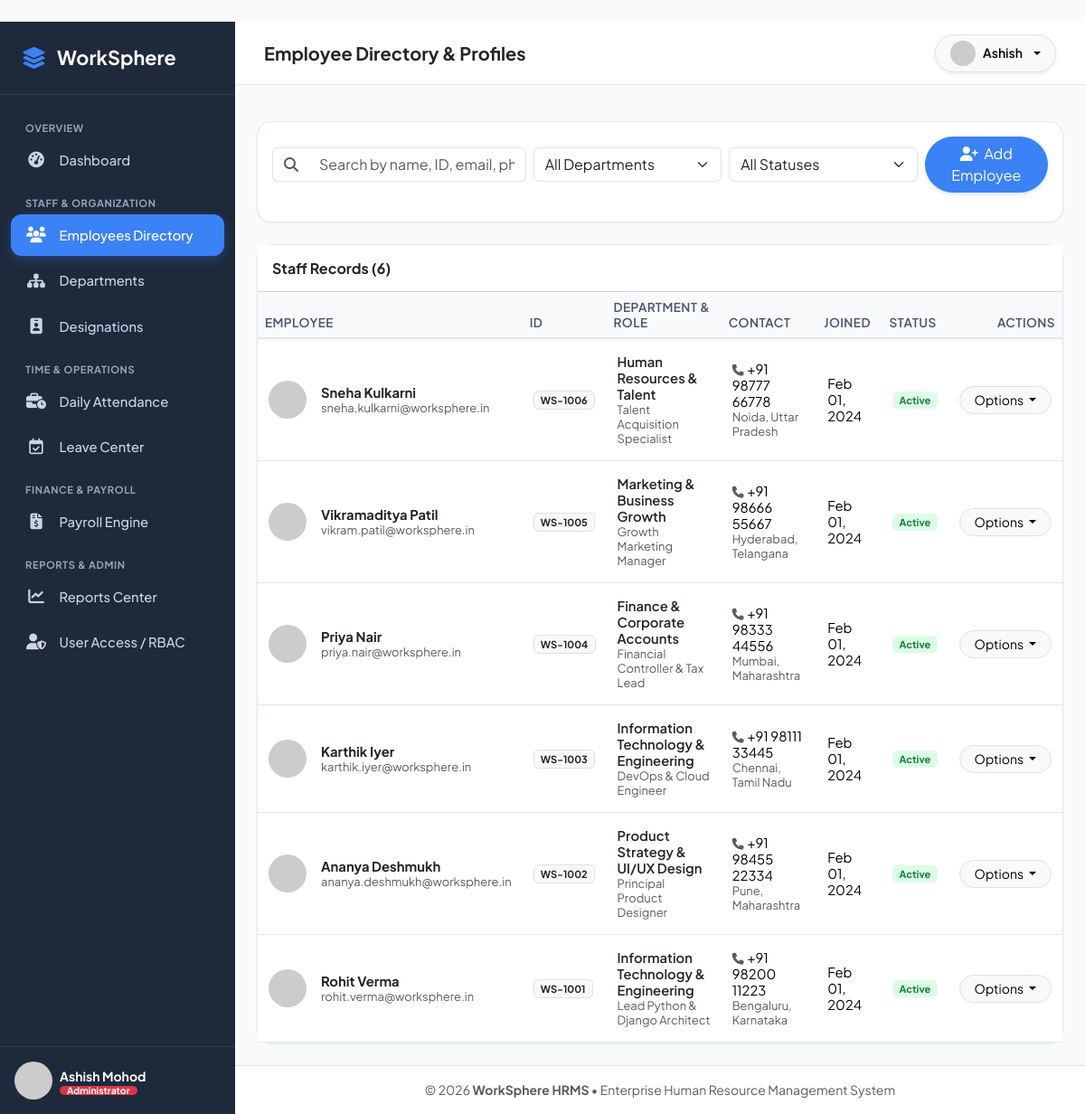
Screenshot of /employees/ (signed in) with the database file from the repository.
### accounts/models.py (models this page shows, shortened)
class User(AbstractUser):
    role = models.CharField(
        max_length=20,
        choices=UserRole.choices,
        default=UserRole.EMPLOYEE,
        help_text="Role determining access permissions within WorkSphere."
    )
    phone = models.CharField(max_length=20, blank=True, null=True)
    profile_picture = models.ImageField(upload_to='avatars/', blank=True, null=True)
    is_verified = models.BooleanField(default=True)
    created_at = models.DateTimeField(auto_now_add=True)
    updated_at = models.DateTimeField(auto_now=True)
    @property
    def get_role_badge(self):
        badges = {
            UserRole.ADMIN: 'bg-danger',
            UserRole.HR: 'bg-primary',
            UserRole.EMPLOYEE: 'bg-info text-dark',
        }
        return badges.get(self.role, 'bg-secondary')
    @property
    def get_avatar_url(self):
        if self.profile_picture and hasattr(self.profile_picture, 'url'):
            return self.profile_picture.url
        return f"https://ui-avatars.com/api/?name={self.get_full_name() or self.username}&background=2563eb&color=fff"

### employees/models.py (models this page shows, shortened)
class Employee(models.Model):
    user = models.OneToOneField(
        settings.AUTH_USER_MODEL,
        on_delete=models.CASCADE,
        related_name='employee_profile'
    )
    employee_id = models.CharField(max_length=20, unique=True, blank=True)
    department = models.ForeignKey(
        Department,
        on_delete=models.SET_NULL,
        null=True,
        blank=True,
        related_name='employees'
    )
    designation = models.ForeignKey(
        Designation,
        on_delete=models.SET_NULL,
        null=True,
        blank=True,
        related_name='employees'
    )
    joining_date = models.DateField(default=timezone.now)
    date_of_birth = models.DateField(null=True, blank=True)
    gender = models.CharField(max_length=10, choices=Gender.choices, default=Gender.MALE)
    blood_group = models.CharField(max_length=10, blank=True)
    phone = models.CharField(max_length=20, blank=True)
    emergency_contact = models.CharField(max_length=20, blank=True)
    address = models.TextField(blank=True)
    city = models.CharField(max_length=100, blank=True)
    basic_salary = models.DecimalField(max_digits=12, decimal_places=2, default=0.00)
    status = models.CharField(
        max_length=20,
        choices=EmployeeStatus.choices,
        default=EmployeeStatus.ACTIVE
    )
    avatar = models.ImageField(upload_to='avatars/', blank=True, null=True)
    created_at = models.DateTimeField(auto_now_add=True)
    updated_at = models.DateTimeField(auto_now=True)
    class Meta:
        ordering = ['-created_at']
    @property
    def full_name(self):
        return self.user.get_full_name() or self.user.username
    @property
    def email(self):
        return self.user.email
    @property
    def get_avatar(self):
        if self.avatar and hasattr(self.avatar, 'url'):
            return self.avatar.url
        elif self.user.profile_picture and hasattr(self.user.profile_picture, 'url'):
            return self.user.profile_picture.url
        return f"https://ui-avatars.com/api/?name={self.full_name}&background=3b82f6&color=fff"
    @property
    def get_status_badge(self):
        badges = {
            EmployeeStatus.ACTIVE: 'badge-active',
            EmployeeStatus.INACTIVE: 'badge-inactive',
            EmployeeStatus.ON_LEAVE: 'badge-leave',
            EmployeeStatus.PROBATION: 'badge-probation',
            EmployeeStatus.TERMINATED: 'badge-terminated',
        }
        return badges.get(self.status, 'bg-secondary')

class Department(models.Model):
    name = models.CharField(max_length=100, unique=True)
    code = models.CharField(max_length=20, unique=True)
    description = models.TextField(blank=True)
    head_of_department = models.ForeignKey(
        settings.AUTH_USER_MODEL,
        on_delete=models.SET_NULL,
        null=True,
        blank=True,
        related_name='headed_departments'
    )
    is_active = models.BooleanField(default=True)
    created_at = models.DateTimeField(auto_now_add=True)
    updated_at = models.DateTimeField(auto_now=True)
    class Meta:
        ordering = ['name']

class Designation(models.Model):
    title = models.CharField(max_length=100)
    department = models.ForeignKey(
        Department,
        on_delete=models.CASCADE,
        related_name='designations'
    )
    description = models.TextField(blank=True)
    is_active = models.BooleanField(default=True)
    created_at = models.DateTimeField(auto_now_add=True)
    class Meta:
        unique_together = ['title', 'department']
        ordering = ['title']

### employees/views.py (the view, shortened to what this page needs)
# urls.py: path('', views.employee_list_view, name='list'),
@login_required
def employee_list_view(request):
    employees = Employee.objects.select_related('user', 'department', 'designation').all()
    search_query = request.GET.get('q', '')
    dept_id = request.GET.get('department')
    if dept_id:
        employees = employees.filter(department_id=dept_id)
    status = request.GET.get('status')
    if status:
        employees = employees.filter(status=status)
    departments = Department.objects.filter(is_active=True)
    statuses = EmployeeStatus.choices
    return render(request, 'employees/employee_list.html', {
        'employees': employees,
        'departments': departments,
        'statuses': statuses,
        'search_query': search_query,
        'selected_dept': dept_id,
        'selected_status': status,
        'total_count': employees.count(),
    })

### templates/employees/employee_list.html (shortened to what this page needs)
﻿{% extends 'base.html' %}
{% block page_title %}Employee Directory & Profiles{% endblock %}
{% block content %}
<div class="card card-custom p-3 mb-4">
    <form method="get" class="row g-2 align-items-center">
        <div class="col-md-4">
            <div class="input-group">
                <span class="input-group-text bg-white border-end-0"><i class="fa-solid fa-magnifying-glass text-muted"></i></span>
                <input type="text" name="q" value="{{ search_query }}" class="form-control border-start-0" placeholder="Search by name, ID, email, phone...">
            </div>
        </div>
        <div class="col-md-3">
            <select name="department" class="form-select" onchange="this.form.submit()">
                <option value="">All Departments</option>
            </select>
        </div>
        <div class="col-md-3">
            <select name="status" class="form-select" onchange="this.form.submit()">
                <option value="">All Statuses</option>
            </select>
        </div>
        <div class="col-md-2 text-md-end">
            {% if user.role == 'ADMIN' or user.role == 'HR' or user.is_superuser %}
            <a href="{% url 'employees:create' %}" class="btn btn-primary w-100 rounded-pill">
                <i class="fa-solid fa-user-plus me-1"></i> Add Employee
            </a>
            {% endif %}
        </div>
    </form>
</div>
<div class="card card-custom">
    <div class="card-header bg-white p-3 d-flex justify-content-between align-items-center">
        <h6 class="fw-bold mb-0 text-dark">Staff Records ({{ total_count }})</h6>
    </div>
    <div class="table-responsive">
        <table class="table table-custom table-hover align-middle mb-0">
            <thead>
                <tr>
                    <th>Employee</th>
                    <th>ID</th>
                    <th>Department & Role</th>
                    <th>Contact</th>
                    <th>Joined</th>
                    <th>Status</th>
                    <th class="text-end">Actions</th>
                </tr>
            </thead>
            <tbody>
                {% for emp in employees %}
                <tr>
                    <td>
                        <div class="d-flex align-items-center gap-3">
                            <img src="{{ emp.get_avatar }}" alt="{{ emp.full_name }}" class="avatar-img">
                            <div>
                                <a href="{% url 'employees:detail' pk=emp.pk %}" class="fw-bold text-dark text-decoration-none">
                                    {{ emp.full_name }}
                                </a>
                                <div class="text-muted small">{{ emp.email }}</div>
                            </div>
                        </div>
                    </td>
                    <td><span class="badge bg-light text-dark border">{{ emp.employee_id }}</span></td>
                    <td>
                        <div class="fw-semibold text-dark">{{ emp.department.name|default:'Unassigned' }}</div>
                        <div class="text-muted small">{{ emp.designation.title|default:'Staff' }}</div>
                    </td>
                    <td>
                        <div><i class="fa-solid fa-phone text-muted me-1 small"></i>{{ emp.phone|default:'-' }}</div>
                        <div class="text-muted small">{{ emp.city|default:'' }}</div>
                    </td>
                    <td>{{ emp.joining_date|date:"M d, Y" }}</td>
                    <td>
                        <span class="badge {{ emp.get_status_badge }}">{{ emp.get_status_display }}</span>
                    </td>
                    <td class="text-end">
                        <div class="dropdown">
                            <button class="btn btn-sm btn-light border rounded-pill px-3 dropdown-toggle" data-bs-toggle="dropdown">
                                Options
                            </button>
                        </div>
                    </td>
                </tr>
                {% endfor %}
            </tbody>
        </table>
    </div>
</div>
{% endblock %}

### templates/base.html (shortened to what this page needs)
﻿<!DOCTYPE html>
<html lang="en">
<head>
    <link href="https://cdn.jsdelivr.net/npm/bootstrap@5.3.2/dist/css/bootstrap.min.css" rel="stylesheet">
    <link rel="stylesheet" href="https://cdnjs.cloudflare.com/ajax/libs/font-awesome/6.5.1/css/all.min.css">
    {% load static %}
    <link rel="stylesheet" href="{% static 'css/style.css' %}">
</head>
<body>
    <div id="app-wrapper">
        <aside id="sidebar">
            <div class="sidebar-brand">
                <i class="fa-solid fa-layer-group fs-4"></i>
                <span>WorkSphere</span>
            </div>
            <ul class="sidebar-menu">
                <li class="menu-header">Overview</li>
                <li>
                    <a href="{% url 'dashboard:index' %}" class="sidebar-link {% if request.resolver_match.app_name == 'dashboard' and request.resolver_match.url_name == 'index' %}active{% endif %}">
                        <i class="fa-solid fa-gauge-high"></i>
                        <span>Dashboard</span>
                    </a>
                </li>
                {% if user.role == 'ADMIN' or user.role == 'HR' or user.is_superuser %}
                <li class="menu-header">Staff & Organization</li>
                <li>
                    <a href="{% url 'employees:list' %}" class="sidebar-link {% if request.resolver_match.app_name == 'employees' and 'department' not in request.path and 'designation' not in request.path %}active{% endif %}">
                        <i class="fa-solid fa-users"></i>
                        <span>Employees Directory</span>
                    </a>
                </li>
                <li>
                    <a href="{% url 'employees:department_list' %}" class="sidebar-link {% if 'departments' in request.path %}active{% endif %}">
                        <i class="fa-solid fa-sitemap"></i>
                        <span>Departments</span>
                    </a>
                </li>
                <li>
                    <a href="{% url 'employees:designation_list' %}" class="sidebar-link {% if 'designations' in request.path %}active{% endif %}">
                        <i class="fa-solid fa-id-badge"></i>
                        <span>Designations</span>
                    </a>
                </li>
                {% endif %}
                <li class="menu-header">Time & Operations</li>
                <li>
                    <a href="{% url 'attendance:list' %}" class="sidebar-link {% if request.resolver_match.app_name == 'attendance' and request.resolver_match.url_name == 'list' %}active{% endif %}">
                        <i class="fa-solid fa-business-time"></i>
                        <span>Daily Attendance</span>
                    </a>
                </li>
                <li>
                    <a href="{% url 'leave_management:list' %}" class="sidebar-link {% if request.resolver_match.app_name == 'leave_management' and request.resolver_match.url_name == 'list' %}active{% endif %}">
                        <i class="fa-regular fa-calendar-check"></i>
                        <span>Leave Center</span>
                    </a>
                </li>
                <li class="menu-header">Finance & Payroll</li>
                <li>
                    <a href="{% url 'payroll:list' %}" class="sidebar-link {% if request.resolver_match.app_name == 'payroll' and request.resolver_match.url_name == 'list' %}active{% endif %}">
                        <i class="fa-solid fa-file-invoice-dollar"></i>
                        <span>Payroll Engine</span>
                    </a>
                </li>
                {% if user.role == 'ADMIN' or user.role == 'HR' or user.is_superuser %}
                <li class="menu-header">Reports & Admin</li>
                <li>
                    <a href="{% url 'dashboard:reports' %}" class="sidebar-link {% if request.resolver_match.url_name == 'reports' %}active{% endif %}">
                        <i class="fa-solid fa-chart-line"></i>
                        <span>Reports Center</span>
                    </a>
                </li>
                <li>
                    <a href="{% url 'accounts:user_list' %}" class="sidebar-link {% if request.resolver_match.app_name == 'accounts' and request.resolver_match.url_name == 'user_list' %}active{% endif %}">
                        <i class="fa-solid fa-user-shield"></i>
                        <span>User Access / RBAC</span>
                    </a>
                </li>
                {% endif %}
            </ul>
            <div class="p-3 border-top border-secondary border-opacity-25 mt-auto">
                <div class="d-flex align-items-center gap-2">
                    <img src="{{ user.get_avatar_url }}" alt="{{ user.username }}" class="avatar-img">
                    <div class="overflow-hidden">
                        <div class="text-white fw-bold text-truncate small">{{ user.get_full_name|default:user.username }}</div>
                        <span class="badge {{ user.get_role_badge }} py-0 px-2 small" style="font-size: 0.65rem;">{{ user.get_role_display }}</span>
                    </div>
                </div>
            </div>
        </aside>
        <div id="main-content">
            <header class="top-navbar">
                <div class="d-flex align-items-center gap-3">
                    <h5 class="fw-bold mb-0 text-dark">{% block page_title %}Dashboard{% endblock %}</h5>
                </div>
                <div class="d-flex align-items-center gap-3">
                    <div class="dropdown">
                        <button class="btn btn-light d-flex align-items-center gap-2 rounded-pill px-3 border dropdown-toggle shadow-sm" type="button" data-bs-toggle="dropdown">
                            <img src="{{ user.get_avatar_url }}" class="rounded-circle" width="28" height="28" alt="avatar">
                            <span class="fw-semibold small d-none d-md-inline">{{ user.first_name|default:user.username }}</span>
                        </button>
                    </div>
                </div>
            </header>
            <div class="px-4 pt-3">
            </div>
            <main class="flex-grow-1 p-4">
                {% block content %}{% endblock %}
            </main>
            <footer class="bg-white border-top py-3 px-4 text-center text-muted small">
                <span>&copy; 2026 <strong>WorkSphere HRMS</strong> &bull; Enterprise Human Resource Management System</span>
            </footer>
        </div>
    </div>
</body>
</html>

### rows the page displays
User: get_full_name "Ashish Mohod", role "Administrator", first_name "Ashish"
Employee: full_name "Sneha Kulkarni", email "sneha.kulkarni@worksphere.in", employee_id "WS-1006", department.name "Human Resources & Talent", designation "Talent Acquisition Specialist", phone "+91 98777 66778", city "Noida, Uttar Pradesh", joining_date "Feb 01, 2024", status "Active"
Employee: full_name "Vikramaditya Patil", email "vikram.patil@worksphere.in", employee_id "WS-1005", department.name "Marketing & Business Growth", designation "Growth Marketing Manager", phone "+91 98666 55667", city "Hyderabad, Telangana", joining_date "Feb 01, 2024", status "Active"
Employee: full_name "Priya Nair", email "priya.nair@worksphere.in", employee_id "WS-1004", department.name "Finance & Corporate Accounts", designation "Financial Controller & Tax Lead", phone "+91 98333 44556", city "Mumbai, Maharashtra", joining_date "Feb 01, 2024", status "Active"
Employee: full_name "Karthik Iyer", email "karthik.iyer@worksphere.in", employee_id "WS-1003", department.name "Information Technology & Engineering", designation "DevOps & Cloud Engineer", phone "+91 98111 33445", city "Chennai, Tamil Nadu", joining_date "Feb 01, 2024", status "Active"
Employee: full_name "Ananya Deshmukh", email "ananya.deshmukh@worksphere.in", employee_id "WS-1002", department.name "Product Strategy & UI/UX Design", designation "Principal Product Designer", phone "+91 98455 22334", city "Pune, Maharashtra", joining_date "Feb 01, 2024", status "Active"
Employee: full_name "Rohit Verma", email "rohit.verma@worksphere.in", employee_id "WS-1001", department.name "Information Technology & Engineering", designation "Lead Python & Django Architect", phone "+91 98200 11223", city "Bengaluru, Karnataka", joining_date "Feb 01, 2024", status "Active"

### other values shown
{{ total_count }} "6"
